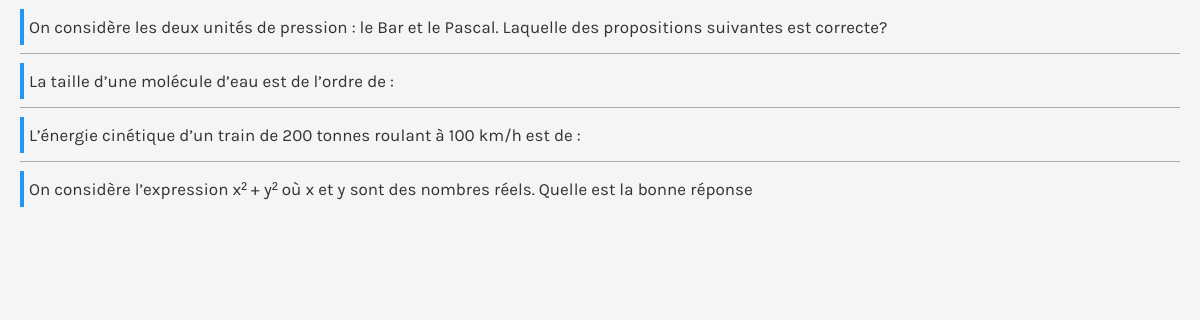
Page /frame_form_questions.php?id=3 (signed in) on the committed database.
### tables this page shows
CREATE TABLE IF NOT EXISTS `question` (
  `question_id` int(11) NOT NULL,
  `question_questionnaire_id` int(11) NOT NULL,
  `question_num` int(11) NOT NULL,
  `question_content` varchar(255) NOT NULL,
  `question_type` enum('checkbox','radio') NOT NULL,
  `question_hint` text,
  `question_weight` enum('1','2','3','4','5') NOT NULL DEFAULT '1'
);

### include/auth.class.php (called while the page is built, shortened)
<?php
class Auth{
	static function getUserId() {
		if(isset($_SESSION["user_id"]))
			return $_SESSION["user_id"];
		else
			return 0;
	}
};
?>

### frame_form_questions.php (the view, shortened to what this page needs)
<?php
require_once("include/auth.class.php");
function littleCasify($str) {
	$a = array('À', 'Á', 'Â', 'Ã', 'Ä', 'Å', 'Æ', 'Ç', 'È', 'É', 'Ê', 'Ë', 'Ì', 'Í', 'Î', 'Ï', 'Ð', 'Ñ', 'Ò', 'Ó', 'Ô', 'Õ', 'Ö', 'Ø', 'Ù', 'Ú', 'Û', 'Ü', 'Ý', 'ß', 'à', 'á', 'â', 'ã', 'ä', 'å', 'æ', 'ç', 'è', 'é', 'ê', 'ë', 'ì', 'í', 'î', 'ï', 'ñ', 'ò', 'ó', 'ô', 'õ', 'ö', 'ø', 'ù', 'ú', 'û', 'ü', 'ý', 'ÿ', 'Ā', 'ā', 'Ă', 'ă', 'Ą', 'ą', 'Ć', 'ć', 'Ĉ', 'ĉ', 'Ċ', 'ċ', 'Č', 'č', 'Ď', 'ď', 'Đ', 'đ', 'Ē', 'ē', 'Ĕ', 'ĕ', 'Ė', 'ė', 'Ę', 'ę', 'Ě', 'ě', 'Ĝ', 'ĝ', 'Ğ', 'ğ', 'Ġ', 'ġ', 'Ģ', 'ģ', 'Ĥ', 'ĥ', 'Ħ', 'ħ', 'Ĩ', 'ĩ', 'Ī', 'ī', 'Ĭ', 'ĭ', 'Į', 'į', 'İ', 'ı', 'Ĳ', 'ĳ', 'Ĵ', 'ĵ', 'Ķ', 'ķ', 'Ĺ', 'ĺ', 'Ļ', 'ļ', 'Ľ', 'ľ', 'Ŀ', 'ŀ', 'Ł', 'ł', 'Ń', 'ń', 'Ņ', 'ņ', 'Ň', 'ň', 'ŉ', 'Ō', 'ō', 'Ŏ', 'ŏ', 'Ő', 'ő', 'Œ', 'œ', 'Ŕ', 'ŕ', 'Ŗ', 'ŗ', 'Ř', 'ř', 'Ś', 'ś', 'Ŝ', 'ŝ', 'Ş', 'ş', 'Š', 'š', 'Ţ', 'ţ', 'Ť', 'ť', 'Ŧ', 'ŧ', 'Ũ', 'ũ', 'Ū', 'ū', 'Ŭ', 'ŭ', 'Ů', 'ů', 'Ű', 'ű', 'Ų', 'ų', 'Ŵ', 'ŵ', 'Ŷ', 'ŷ', 'Ÿ', 'Ź', 'ź', 'Ż', 'ż', 'Ž', 'ž', 'ſ', 'ƒ', 'Ơ', 'ơ', 'Ư', 'ư', 'Ǎ', 'ǎ', 'Ǐ', 'ǐ', 'Ǒ', 'ǒ', 'Ǔ', 'ǔ', 'Ǖ', 'ǖ', 'Ǘ', 'ǘ', 'Ǚ', 'ǚ', 'Ǜ', 'ǜ', 'Ǻ', 'ǻ', 'Ǽ', 'ǽ', 'Ǿ', 'ǿ', 'Ά', 'ά', 'Έ', 'έ', 'Ό', 'ό', 'Ώ', 'ώ', 'Ί', 'ί', 'ϊ', 'ΐ', 'Ύ', 'ύ', 'ϋ', 'ΰ', 'Ή', 'ή', '\'');
	$b = array('A', 'A', 'A', 'A', 'A', 'A', 'AE', 'C', 'E', 'E', 'E', 'E', 'I', 'I', 'I', 'I', 'D', 'N', 'O', 'O', 'O', 'O', 'O', 'O', 'U', 'U', 'U', 'U', 'Y', 's', 'a', 'a', 'a', 'a', 'a', 'a', 'ae', 'c', 'e', 'e', 'e', 'e', 'i', 'i', 'i', 'i', 'n', 'o', 'o', 'o', 'o', 'o', 'o', 'u', 'u', 'u', 'u', 'y', 'y', 'A', 'a', 'A', 'a', 'A', 'a', 'C', 'c', 'C', 'c', 'C', 'c', 'C', 'c', 'D', 'd', 'D', 'd', 'E', 'e', 'E', 'e', 'E', 'e', 'E', 'e', 'E', 'e', 'G', 'g', 'G', 'g', 'G', 'g', 'G', 'g', 'H', 'h', 'H', 'h', 'I', 'i', 'I', 'i', 'I', 'i', 'I', 'i', 'I', 'i', 'IJ', 'ij', 'J', 'j', 'K', 'k', 'L', 'l', 'L', 'l', 'L', 'l', 'L', 'l', 'l', 'l', 'N', 'n', 'N', 'n', 'N', 'n', 'n', 'O', 'o', 'O', 'o', 'O', 'o', 'OE', 'oe', 'R', 'r', 'R', 'r', 'R', 'r', 'S', 's', 'S', 's', 'S', 's', 'S', 's', 'T', 't', 'T', 't', 'T', 't', 'U', 'u', 'U', 'u', 'U', 'u', 'U', 'u', 'U', 'u', 'U', 'u', 'W', 'w', 'Y', 'y', 'Y', 'Z', 'z', 'Z', 'z', 'Z', 'z', 's', 'f', 'O', 'o', 'U', 'u', 'A', 'a', 'I', 'i', 'O', 'o', 'U', 'u', 'U', 'u', 'U', 'u', 'U', 'u', 'U', 'u', 'A', 'a', 'AE', 'ae', 'O', 'o', 'Α', 'α', 'Ε', 'ε', 'Ο', 'ο', 'Ω', 'ω', 'Ι', 'ι', 'ι', 'ι', 'Υ', 'υ', 'υ', 'υ', 'Η', 'η', ' ');
	$str =  strtolower(str_replace($a, $b, $str));
	$str =  preg_replace('`[^0-9a-z- ]`', '', $str);
	return trim($str);
}
?>
<!DOCTYPE html>
<html>
	<head>
		<link rel="stylesheet" type="text/css" href="css/main.css">
	</head>
	<body style="overflow-x: hidden;">
		<ul id="questions_framed" class="questions_framed">
			<?php
			$query = '	SELECT *
						FROM question q
						WHERE question_questionnaire_id = '.$_GET["id"].'
						ORDER BY question_num ASC, question_id ASC';
			$second_query = 'SELECT DISTINCT q.question_id
							FROM question q
							INNER JOIN choice c
							ON q.question_id = c.choice_question_id
							INNER JOIN answer a
							on a.answer_choice_id = c.choice_id
							WHERE question_questionnaire_id ='.$_GET["id"].'
							AND a.answer_student_user_id ='.Auth::getUserId().'
							ORDER BY question_num ASC, question_id ASC ';
			$questions_result = $_MYSQLI->query($query);
			$questions_query_answered = $_MYSQLI->query($second_query);
			$res = $questions_query_answered->fetch_all();
			while($question = $questions_result->fetch_object()) {
				$founded = false;
				for($i = 0 ; $i < count($res) ; $i++)
				{
					if($res[$i][0] == $question->question_id)
					{
						$founded = true;
						break;
					}
				}
				if(!$founded)
					echo '<li id="'.$question->question_id.'" onclick="parent.QuestionSelectQuestionController(this)" name="'.littleCasify(($question->question_content)).'">'.($question->question_content).'</li>'."\n";
				else
					echo '<li id="'.$question->question_id.'" onclick="parent.QuestionSelectQuestionController(this)" name="'.littleCasify(($question->question_content)).'"><div class="marker">'.($question->question_content).'</div></li>'."\n";
			}
			?>
		</ul>
	</body>
</html>

### css/main.css (style rules this page uses)
body { margin:0; font-family: 'Karla', sans-serif; font-size: 17px; line-height: 36px; background: #f5f5f5; }
#questions_framed { padding:0; margin:0; }
#questions_framed li { margin: 0 20px; color: #333333; padding: 8.5px 0; border-bottom: solid #AAAAAA 1px; white-space: nowrap; overflow: hidden; text-overflow: ellipsis; cursor:pointer; }
#questions_framed li:last-child { border-bottom: 0; }
.marker { border-top-style: none; border-right-style: none; border-bottom-style: none; border-left-style: solid; border-width: 4px; border-color: #2196f3; padding-left: 5px; }

### rows in the picture
question: question_content "On considère les deux unités de pression : le Bar et le Pascal. Laquelle des propositions suivantes est correcte?"
question: question_content "La taille d’une molécule d’eau est de l’ordre de :"
question: question_content "L’énergie cinétique d’un train de 200 tonnes roulant à 100 km/h est de :"
question: question_content "On considère l’expression x² + y² où x et y sont des nombres réels. Quelle est la bonne réponse"
